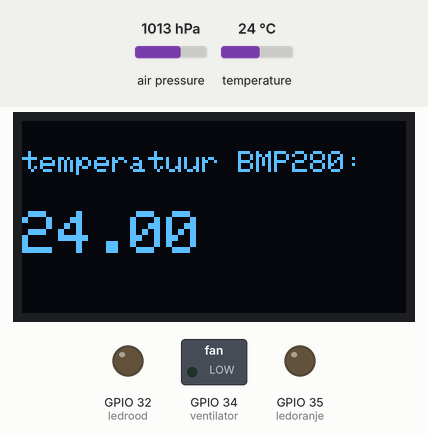
This sketch was run on a simulated ESP32. Parts: 128×64 one-colour display, switched loads named in the sketch (green lamp = pin HIGH), output pins drawn as LEDs (lit = HIGH). The inputs (shaded band) are chosen by the test bench; at power-on: temperature 24 °C, air pressure 1013 hPa. What the sketch prints to the serial monitor is not drawn.

Above: at 3.2 s.
3.3 s: temperature set to 12 °C
At 4.6 s:
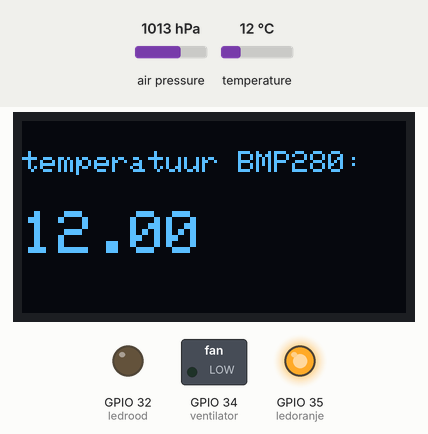
5.1 s: temperature set to 24.1 °C
At 6.4 s:
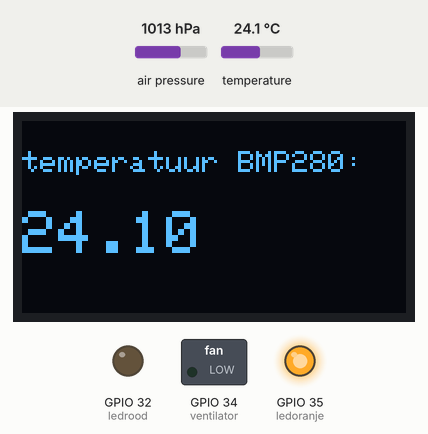
6.7 s: temperature set to 25.8 °C
At 8.3 s:
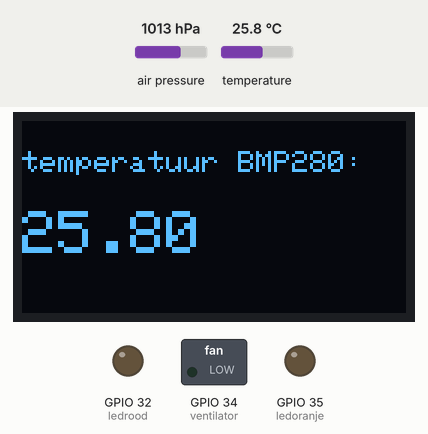
8.6 s: temperature set to 26.4 °C
At 9.2 s:
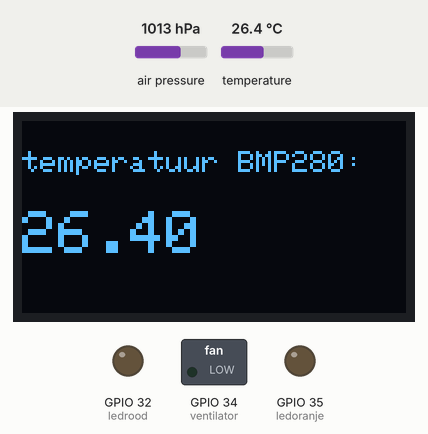
10.2 s: temperature set to 27.3 °C
At 11.3 s:
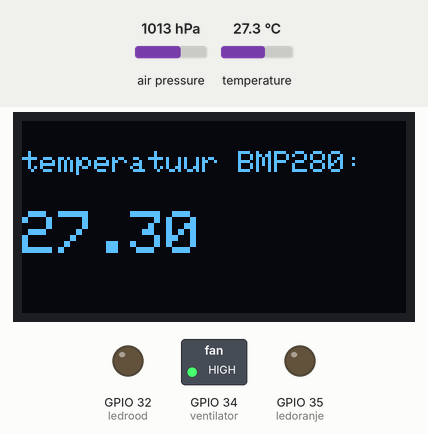
Timing chart, 0 to 13.0 s (numbered marks = the images above; inputs shaded):
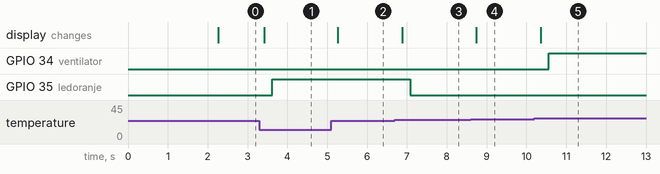

Measured:
- the behaviour switches between 24.9 and 25 °C on temperature (found by bisection; images 2 and 3)
- the behaviour switches between 26.9 and 27 °C on temperature (found by bisection; images 4 and 5)
- after the input at 3.3 s, GPIO 35 (ledoranje): LOW → HIGH after 0.32 s; the display: changes after 0.12 s (image 1)
- after the input at 5.1 s, the display: changes after 0.17 s (image 2)
- after the input at 6.7 s, GPIO 35 (ledoranje): HIGH → LOW after 0.39 s; the display: changes after 0.19 s (image 3)
- after the input at 8.6 s, the display: changes after 0.14 s (image 4)
- after the input at 10.2 s, GPIO 34 (ventilator): LOW → HIGH after 0.36 s; the display: changes after 0.16 s (image 5)

The sketch:

Thermostaat.ino
```cpp
#include <Wire.h>
#include <Adafruit_GFX.h>
#include <Adafruit_SSD1306.h>
#include <SPI.h>
#include <Adafruit_BMP280.h>

Adafruit_BMP280 bmp; // use I2C interface
Adafruit_Sensor *bmp_temp = bmp.getTemperatureSensor();
Adafruit_Sensor *bmp_pressure = bmp.getPressureSensor();

#define SCREEN_WIDTH 128 // OLED display width, in pixels
#define SCREEN_HEIGHT 64 // OLED display height, in pixels

// Declaration for an SSD1306 display connected to I2C (SDA, SCL pins)
Adafruit_SSD1306 display(SCREEN_WIDTH, SCREEN_HEIGHT, &Wire, -1);

int ventilator = 34;
int ledoranje = 35;
int ledrood = 32;

void setup() {
  pinMode(ventilator, OUTPUT);
  pinMode(ledoranje, OUTPUT);
  pinMode(ledrood, OUTPUT);
  Serial.begin(9600);
                                                                                      // Oled display
  if(!display.begin(SSD1306_SWITCHCAPVCC, 0x3C)) { // Address 0x3D for 128x64
    Serial.println(F("SSD1306 allocation failed"));
    for(;;);
  }
  if (!bmp.begin()) {
    Serial.println(F("Could not find a valid BMP280 sensor, check wiring!"));
    while (1) delay(10);
  }

  /* Default settings from datasheet. */
  bmp.setSampling(Adafruit_BMP280::MODE_NORMAL,     /* Operating Mode. */
                  Adafruit_BMP280::SAMPLING_X2,     /* Temp. oversampling */
                  Adafruit_BMP280::SAMPLING_X16,    /* Pressure oversampling */
                  Adafruit_BMP280::FILTER_X16,      /* Filtering. */
                  Adafruit_BMP280::STANDBY_MS_500); /* Standby time. */

//  bmp_temp->printSensorDetails();
  delay(2000);


}

void loop() {

int T =  bmp.readTemperature();


delay(200);

 if(T < 0){

  digitalWrite(ledrood,HIGH);
  digitalWrite(ledoranje,LOW);
  digitalWrite(ventilator, LOW);
  delay(500);
  digitalWrite(ledrood,LOW);
  digitalWrite(ledoranje,LOW);
  digitalWrite(ventilator, LOW);

 }
if(T > 0 && T < 24){
  digitalWrite(ledoranje, HIGH);
  digitalWrite(ledrood, LOW);
  digitalWrite(ventilator, LOW);

}
if(T > 24 && T < 26){
  digitalWrite(ledoranje, LOW);
  digitalWrite(ledrood, LOW);
  digitalWrite(ventilator, LOW);

}
if(T > 26){
  digitalWrite(ledrood, LOW);
  digitalWrite(ledoranje, LOW);
  digitalWrite(ventilator, HIGH);
}
  display.clearDisplay();


 sensors_event_t temp_event, pressure_event;   // digitale sensor BMP
  bmp_temp->getEvent(&temp_event);
  bmp_pressure->getEvent(&pressure_event);

  Serial.print(F("Temperature = "));
  Serial.print(T);
  Serial.println(" *C");

  Serial.print(F("Pressure = "));
  Serial.print(pressure_event.pressure);
  Serial.println(" hPa");

  Serial.println();

  display.setTextSize(1);
  display.setTextColor(WHITE);
  display.setCursor(0, 10);
  display.println("temperatuur BMP280: ");
  display.setTextSize(2);
  display.setTextColor(WHITE);
  display.setCursor(0, 30);
  display.println(temp_event.temperature);
  display.display();

 if(T < 0){
  display.setTextSize(1);
  display.setTextColor(WHITE);
  display.setCursor(0, 0);
  display.println("Datakabel onderbroken");


 }


}
```
